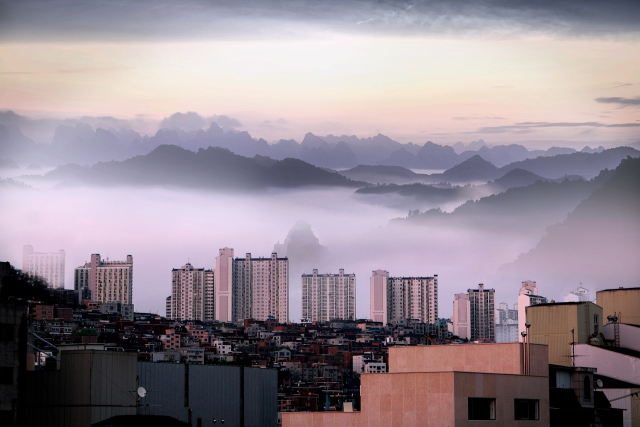
#> input picture 06_CV_영상처리실습자료/cv_images/fog_city.jpg, 1280 x 853 px, found by its file name (shown at 1/2 size)
$ jupyter execute '26_히스토그램평활화및대비조정.ipynb'
#> lines starting #> are read from the running program, lines starting #| are printed output that depends on the picture
## 히스토그램 평활화(Histogram Equalization)
- 특정 영역에 집중되어 있는 영상의 히스토그램 분포를 평평하게 만들어 명암 대비를 높이는 기법
    - 명암 값이 몰려 있어서 어둡기만 한 영상 또는 밝기만 한 영상을 평활화하여 좀 더 선명한 영상을 얻음음
    - 영상의 명암 대비가 높아지면 영상에 있는 물체를 더 잘 식별할 수 있게됨
    -

    < L = 8인 4 x 4 크기의 영상 >
        1) 계산된 히스토그램 분포 h(g)에 전체 크기인 16씩을 나눠주어 정규화 히스토그램 p(g)를 계산
        2) 각 명암값 별로 이전까지의 정규화 히스토그램 p(g)값을 합쳐 누적 정규화 히스토그램 cdf(g)를 계산 : 마지막 1
        3) 각 누적 정규화 히스토그램 값 cdf(g)에 최대 명암값(LmaxLmaxL_{max})인 7씩을 곱하고 반올림

- 이미지의 전반적인 대비를 개선하기 위해 사용되는 방법
    - 특정 밝기 계급에 픽셀이 지나치게 집중되어 있을 때, 이 방식은 몇 가지 문제점을 초래할 수 있다. 예를 들면, 평활화 후의 이미지에서 나머지 계급의 세부 정보가 손실되거나, 비자연스러운 노이즈나 패턴이 발생할 수 있음

- 히스토그램 매칭(Histogram Matching)은 원하는 히스토그램 분포를 가진 참조 이미지를 사용하여, 타겟 이미지의 분포를 조정하는 방법(입력 이미지에 참조 이미지의 색감을 입히는 기법)

- **히스토그램 평활화 효과**
    - 히스토그램이 너무 한쪽(어두운 쪽)에 몰려 있으면 전체적으로 밝게 펴주는 효과가 있음 => 하지만 무조건 밝게 만드는 게 아니라, 명암 대비(contrast)를 전체적으로 넓게 분포시키는 게 목적임.
    - 히스토그램 평활화는 밝고 어두운 영역의 구분을 명확하게 해줍니다. => 흐릿하거나 뿌연 이미지를 더 뚜렷하게(선명하게) 보이게 만들 수 있음.

- `cv2.equalizeHist(img, dst)`
    - img: 히스토그램 평활화를 적용시키고자 하는 영상
    - dst: 결과 이미지(입력 안해도됨)

### 히스토그램 평활화 : 흑백 이미지

[cell 1]
import cv2 as cv
import matplotlib.pyplot as plt

# 히스토그램 평활화를 적용할 영상 읽기
img = cv.imread("../cv_images/fog_city.jpg")
#> img is the input picture: shape (853, 1280, 3); mean B, G, R 147.5, 138.4, 149.9

# grayscale로 변환
gray = cv.cvtColor(img, cv.COLOR_BGR2GRAY)
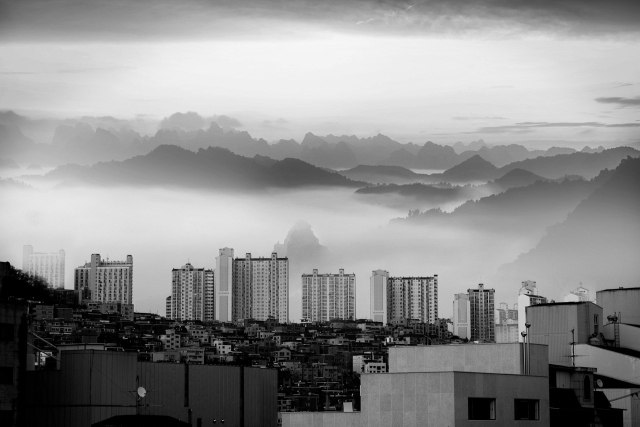
#> gray: shape (853, 1280) (shown at 1/2 size); min 0, max 251, mean 142.9
plt.figure(1)
plt.suptitle('GrayScale Image')
plt.subplot(1,2,1)
plt.imshow(gray, cmap='gray'), plt.xticks([]), plt.yticks([])

# histogram 시각화
h = cv.calcHist([gray],[0],None, [256], [0,256]) #히스토그램 계산
#> h = 256 values, max 26088 at index 0, min 0 at index 248, mean 4265
plt.subplot(1,2,2)
plt.plot(h,color='r',linewidth=1)

# 히스토그램 평활화 적용
equal = cv.equalizeHist(gray)   # ... 코드 입력 # 히스토그램 평활화
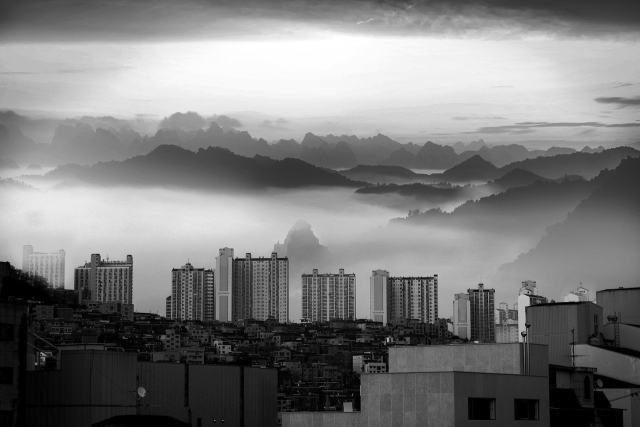
#> equal: shape (853, 1280) (shown at 1/2 size); min 0, max 255, mean 125.1
plt.figure(2)
plt.suptitle('Histogram Equalization')
plt.subplot(1,2,1)
plt.imshow(equal, cmap='gray'), plt.xticks([]), plt.yticks([])

# 적용 결과의 histogram 시각화
h = cv.calcHist([equal], [0], None, [256], [0,256])
#> h = 256 values, max 26088 at index 0, min 0 at index 1, mean 4265
plt.subplot(1,2,2)
plt.plot(h,color='r', linewidth=1)
plt.show()
#> figure, not shown here; panel 2: curve peaks at x = 0, y = 26088
#> figure, not shown here; panel 2: curve peaks at x = 0, y = 26088

### 히스토그램 평활화 : 컬러 이미지
- 컬러영상에 히스토그램 평활화를 적용할 때 RGB 채널 각각에 히스토그램 평활화를 적용한 후 합치면 색이 변하는 문제가 일어날 수 있음(색이 왜곡되어 부자연스러운 이미지가 되기 때문)
    - RGB는 색상(Hue), 명도(Value), 채도(Saturation)가 섞여 있어서, 각 채널을 독립적으로 평활화하면 원래 색상 관계가 깨져버리기 때문
- 먼저 RGB로 받은 이미지를 HSV 또는 YCrCb 형태의 이미지로 변경한 다음에 밝기값(V(Value)) 채널에 해당하는 V 또는 Y 채널에 대해서만 히스토그램 평활화를 적용해야 색을 변경하지 않고 선명하게 만들 수 있음
    - HSV의 V만 평활화 : 색상 유지, 명도만 개선
    - YCrCb의 Y만 평활화 : 방송용 영상에 적합

[cell 2]
# HSV 색공간에서 V 채널에 히스토그램 평활화 적용
import cv2
import matplotlib.pyplot as plt

# 이미지 읽기
img = cv2.imread('../cv_images/yate.jpg')  # 컬러 이미지 로드 (BGR)
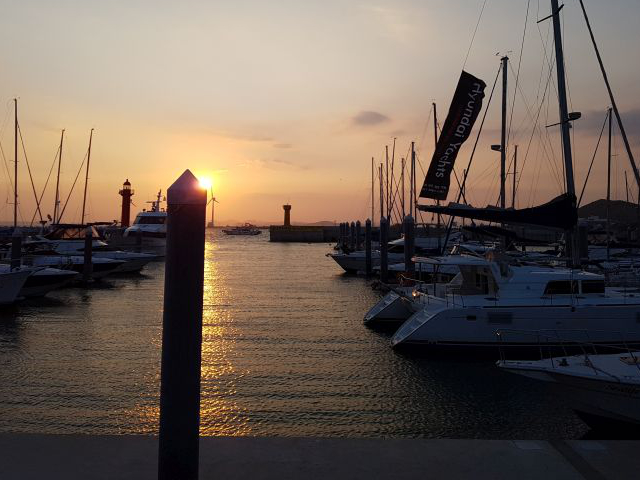
#> input picture 06_CV_영상처리실습자료/cv_images/yate.jpg, 640 x 480 px, found by its file name
#> img is the input picture: shape (480, 640, 3); mean B, G, R 84.6, 95, 109.1

# HSV 색공간으로 변환 : 컬러 이미지에서는 V(Value) 채널이 밝기를 나타냄
hsv = cv2.cvtColor(img, cv2.COLOR_BGR2HSV)   #... 코드 입력
#> hsv: shape (480, 640, 3); mean H, S, V 54.6, 85, 112.4

# 채널 분리
h, s, v = cv2.split(hsv)  #... 코드 입력
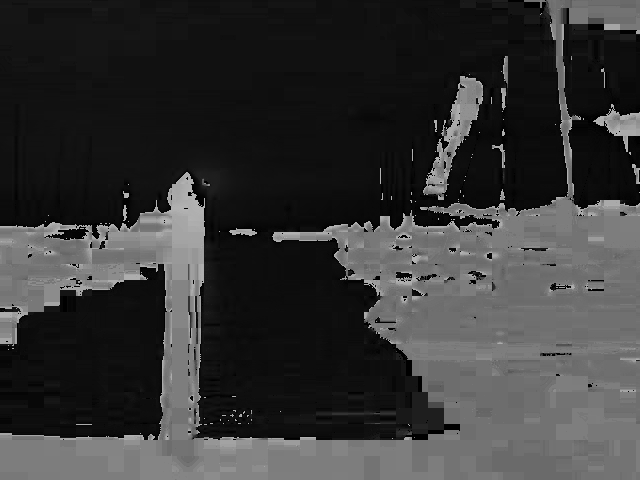
#> h: shape (480, 640); min 0, max 179, mean 54.6
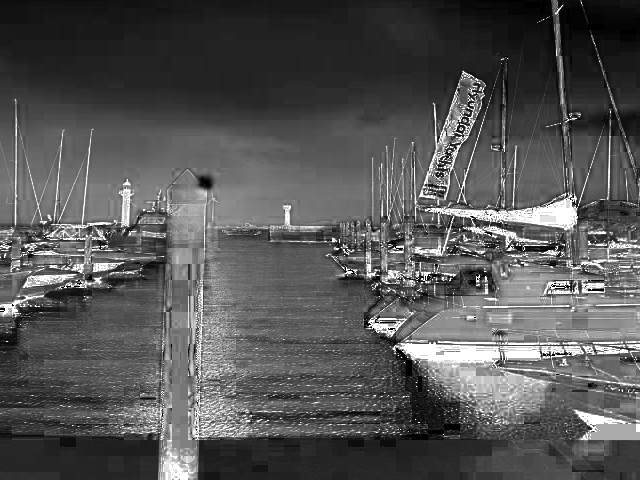
#> s: shape (480, 640); min 0, max 255, mean 85

# V 채널에 히스토그램 평활화 적용
v_eq = cv2.equalizeHist(v)   #... 코드 입력

# 다시 HSV 병합 후 BGR로 변환
hsv_eq = cv2.merge((h, s, v_eq))   #... 코드 입력
#> hsv_eq: shape (480, 640, 3); mean H, S, V 54.6, 85, 128.2
img_eq = cv2.cvtColor(hsv_eq, cv2.COLOR_HSV2BGR)

# 시각화
plt.figure(figsize=(12, 6))
plt.subplot(1, 2, 1)
plt.title('Original Image')
plt.imshow(cv2.cvtColor(img, cv2.COLOR_BGR2RGB))

plt.subplot(1, 2, 2)
plt.title('Histogram Equalized (HSV-V)')
plt.imshow(cv2.cvtColor(img_eq, cv2.COLOR_BGR2RGB))
plt.show()

[cell 3]
# YCrCb 색공간에서 Y 채널에 히스토그램 평활화 적용
import cv2
import matplotlib.pyplot as plt

# 이미지 읽기
img = cv2.imread('../cv_images/yate.jpg')

# YCrCb 색공간으로 변환
img_ycrcb = cv2.cvtColor(img, cv2.COLOR_BGR2YCrCb)
#> img_ycrcb: shape (480, 640, 3); mean of channels 0, 1, 2 98.1, 135.9, 120.4

# Y 채널(명도)만 평활화
y, cr, cb = cv2.split(img_ycrcb)
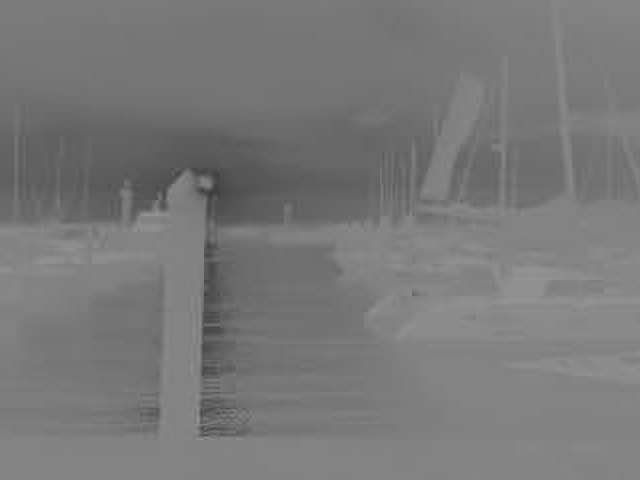
#> cb: shape (480, 640); min 60, max 150, mean 120.4
y_eq = cv2.equalizeHist(y)

# 다시 YCrCb로 합치고 BGR로 복원
img_ycrcb_eq = cv2.merge((y_eq, cr, cb))
#> img_ycrcb_eq: shape (480, 640, 3); mean of channels 0, 1, 2 127.7, 135.9, 120.4
img_eq = cv2.cvtColor(img_ycrcb_eq, cv2.COLOR_YCrCb2BGR)
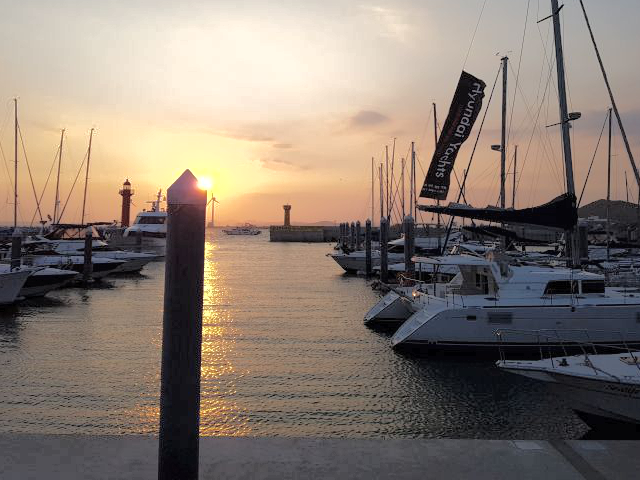
#> img_eq: shape (480, 640, 3); mean B, G, R 114.3, 124.7, 137.8

# 결과 출력
plt.figure(figsize=(12, 6))
plt.subplot(1, 2, 1)
plt.title("Original")
plt.imshow(cv2.cvtColor(img, cv2.COLOR_BGR2RGB))

plt.subplot(1, 2, 2)
plt.title("Histogram Equalized")
plt.imshow(cv2.cvtColor(img_eq, cv2.COLOR_BGR2RGB))
plt.show()

### ▶ 야간 사진 개선기 - 어두운 사진의 시인성 향상

[cell 4]
# LAB : 인간 시각을 모델링한 색공간 (밝기+색차) : 밝기 정보(L)와 색상 정보(a, b)를 분리
import cv2
import numpy as np
import matplotlib.pyplot as plt
import koreanize_matplotlib

# 어두운 야간 사진 로드
night_img = cv2.imread('../cv_images/yate.jpg')
night_rgb = cv2.cvtColor(night_img, cv2.COLOR_BGR2RGB)
night_lab = cv2.cvtColor(night_img, cv2.COLOR_BGR2LAB)
#> night_lab: shape (480, 640, 3); mean of channels 0, 1, 2 101.4, 132.2, 135.4

# L*a*b* 채널 분리
l, a, b = cv2.split(night_lab)

# 히스토그램 평활화 (명도 채널만)
clahe = cv2.createCLAHE(clipLimit=2.0, tileGridSize=(8, 8))
l_clahe = clahe.apply(l)
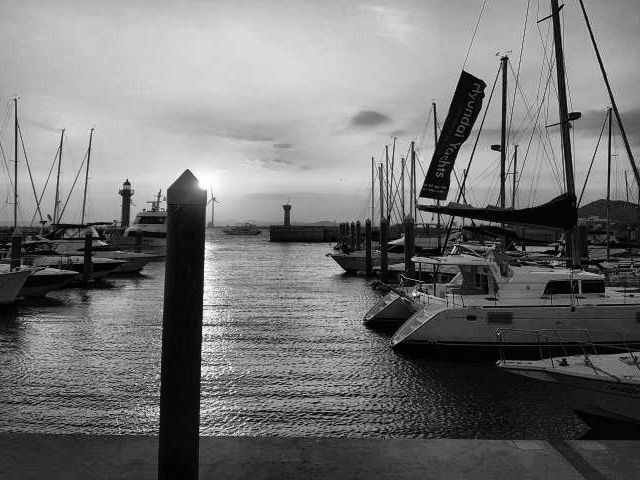
#> l_clahe: shape (480, 640); min 1, max 255, mean 115.5
simple_eq = cv2.equalizeHist(l)

# 채널 합치기
enhanced_lab = cv2.merge([l_clahe, a, b])
#> enhanced_lab: shape (480, 640, 3); mean of channels 0, 1, 2 115.5, 132.2, 135.4
simple_enhanced_lab = cv2.merge([simple_eq, a, b])
#> simple_enhanced_lab: shape (480, 640, 3); mean of channels 0, 1, 2 126.7, 132.2, 135.4

# RGB로 변환
enhanced_img = cv2.cvtColor(enhanced_lab, cv2.COLOR_LAB2BGR)
enhanced_rgb = cv2.cvtColor(enhanced_img, cv2.COLOR_BGR2RGB)
simple_enhanced_img = cv2.cvtColor(simple_enhanced_lab, cv2.COLOR_LAB2BGR)
simple_enhanced_rgb = cv2.cvtColor(simple_enhanced_img, cv2.COLOR_BGR2RGB)

# 세밀한 대비 조정
adjusted = night_img.copy()
alpha = 1.5  # 대비 조정 파라미터
beta = 30    # 밝기 조정 파라미터
adjusted = cv2.convertScaleAbs(night_img, alpha=alpha, beta=beta)
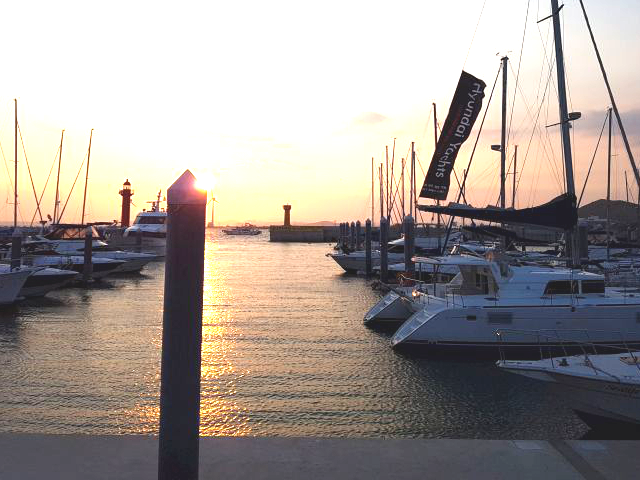
#> adjusted: shape (480, 640, 3); mean B, G, R 149.6, 155.3, 163.8
adjusted_rgb = cv2.cvtColor(adjusted, cv2.COLOR_BGR2RGB)

# 결과 시각화
plt.figure(figsize=(16, 12))
plt.subplot(231), plt.imshow(night_rgb), plt.title('원본 야간 사진')
plt.subplot(232), plt.imshow(simple_enhanced_rgb), plt.title('기본 히스토그램 평활화')
plt.subplot(233), plt.imshow(enhanced_rgb), plt.title('CLAHE 적용')
plt.subplot(234), plt.imshow(adjusted_rgb), plt.title('알파-베타 대비 조정')

# 히스토그램 비교
plt.subplot(235)
plt.hist(l.ravel(), 256, [0, 256], color='b', alpha=0.5, label='Original')
plt.hist(l_clahe.ravel(), 256, [0, 256], color='r', alpha=0.5, label='CLAHE')
plt.legend()
plt.title('Histogram Comparison')
plt.xlabel('Pixel Value')
plt.xlim([0, 256])
plt.tight_layout()
plt.show()
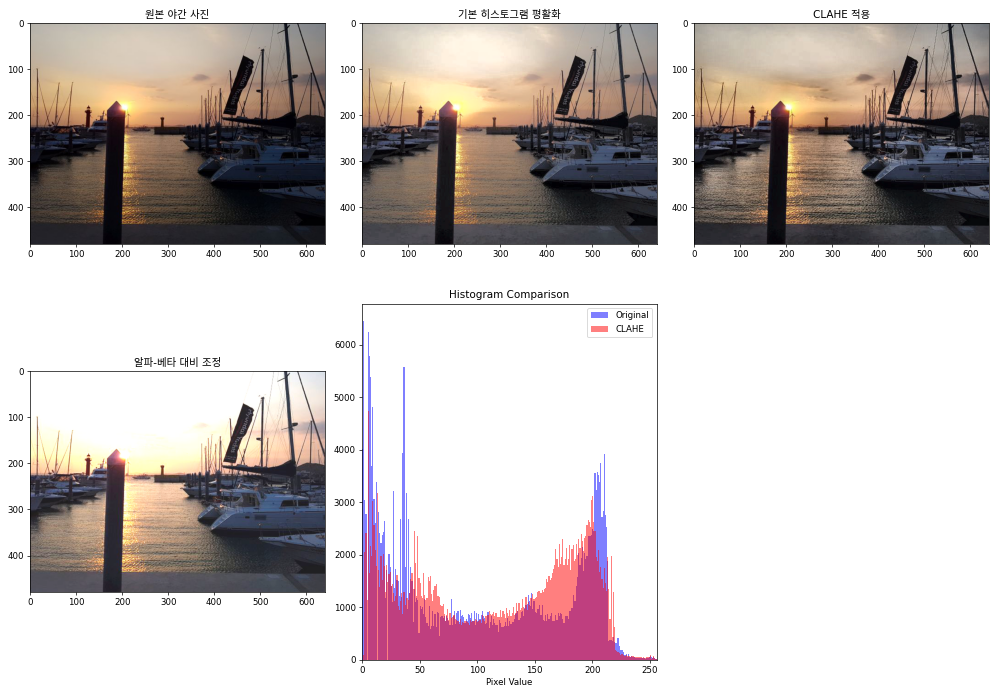
#> figure drawn by matplotlib, 5 panels; panel 5: tallest bar 6464 high, from x = 1 to 2; panel 5: tallest bar 4744 high, from x = 5 to 6
